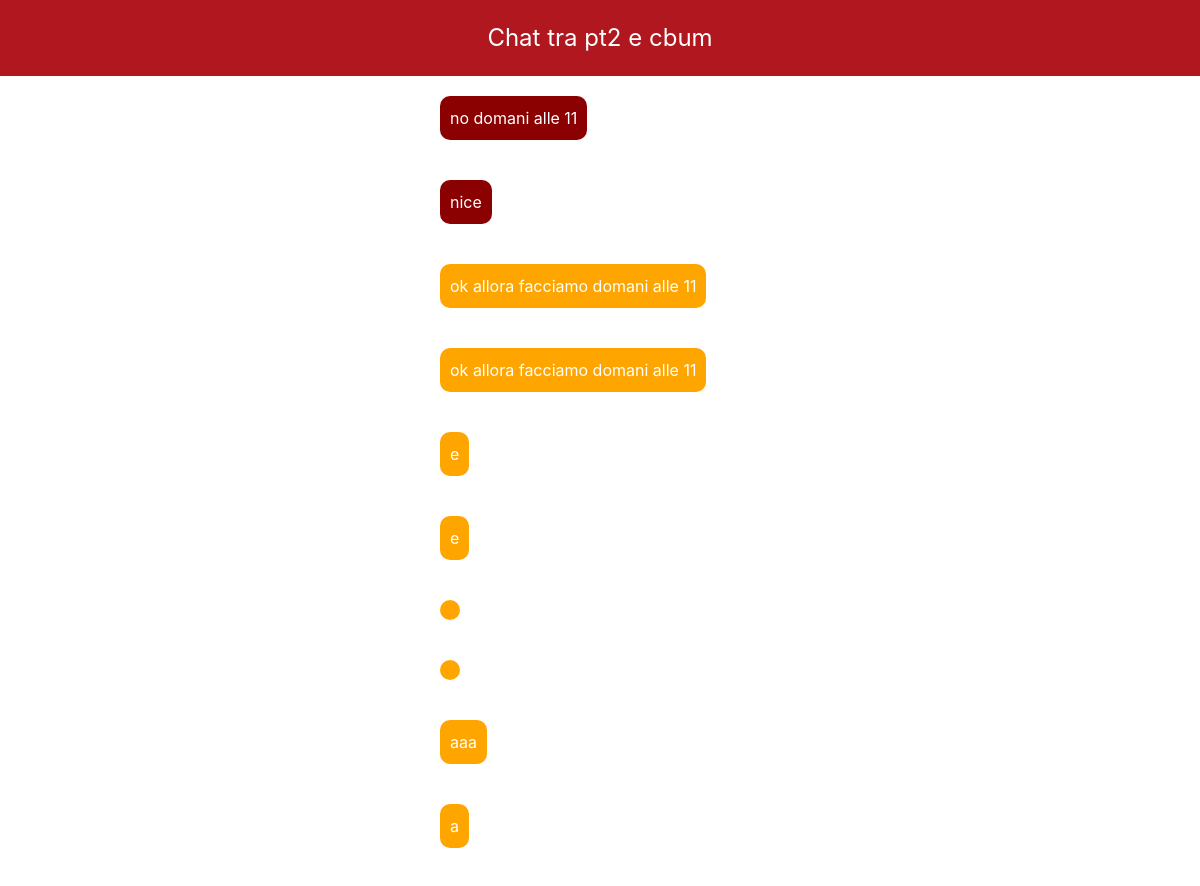
Before: /chat/mostra_chat/3/2/ (signed in, upper part) with the older database file.
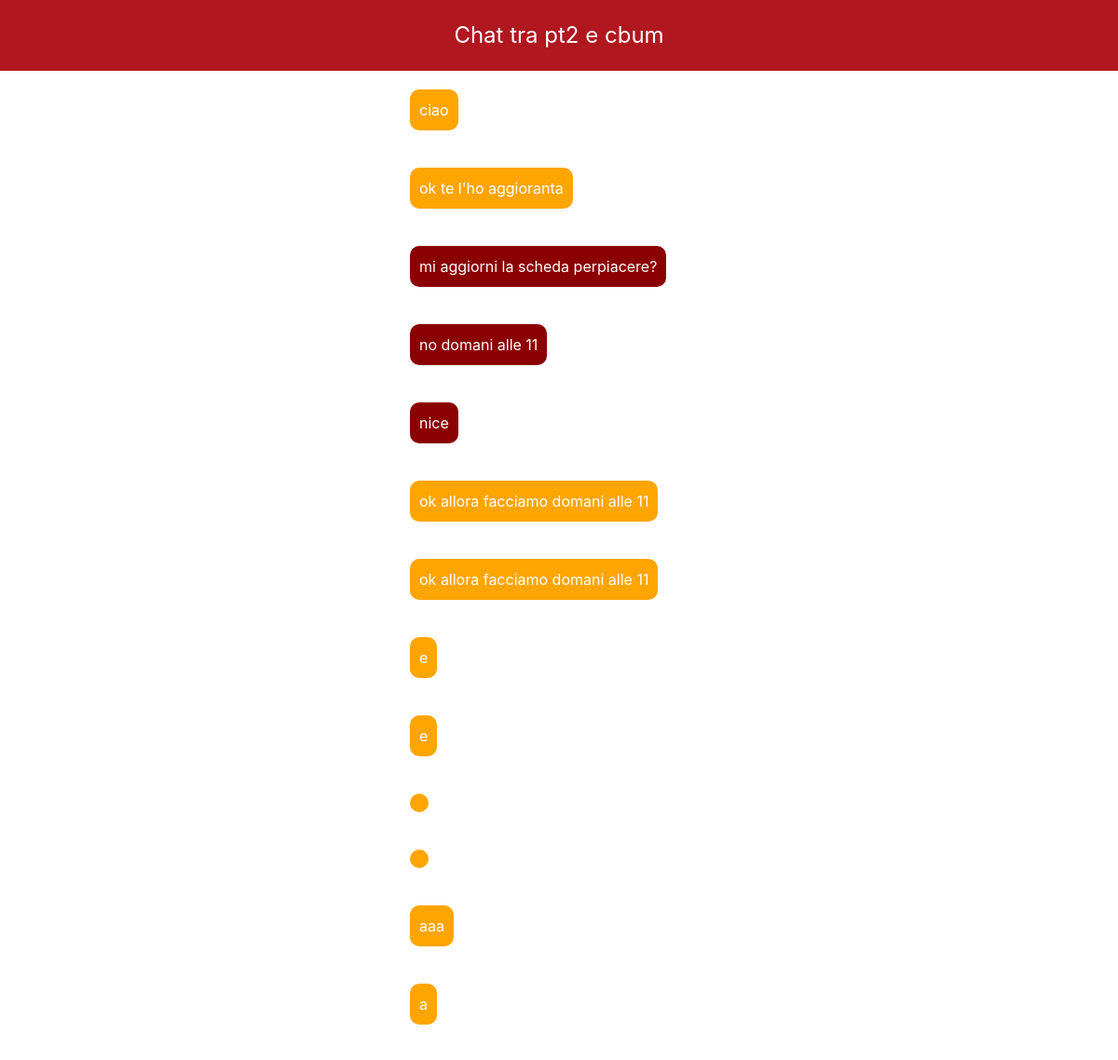
After: the same page with the newer database file.
### Chat/models.py (models this page shows)
class Messaggio(models.Model):
    chat = models.ForeignKey(Chat, on_delete=models.CASCADE)
    testo = models.CharField(max_length=500)
    letto = models.BooleanField(default=False)
    data = models.DateTimeField(auto_now_add=True)
    mittente = models.ForeignKey('Users.MyUser', on_delete=models.CASCADE)

### Chat/views.py (the view, shortened to what this page needs)
# urls.py: path("mostra_chat/<int:u1_pk>/<int:u2_pk>/", chat_utenti, name="mostra_chat"),
@login_required
def chat_utenti(request, u1_pk, u2_pk):
    chat = Chat.objects.filter(utente_1=u1_pk).filter(utente_2=u2_pk).first()
    messaggi = Messaggio.objects.filter(chat=chat).order_by("-data")
    ctx = {"chat": chat, "messaggi": messaggi}
    return render(request, template_name="Chat/mostra_chat.html", context=ctx)

### Chat/templates/Chat/mostra_chat.html (shortened to what this page needs)
{% extends 'base.html' %}
{% load crispy_forms_filters %}
{% load crispy_forms_tags %}
{% block content %}
    <div class="text_red"> Chat tra {{ chat.utente_1.username }} e  {{ chat.utente_2.username }}</div>
        {% if messaggi %}
            <div style="text-align: center">
                {% for messaggio in messaggi %}
                    <div class="chat-container">
                        {% if messaggio.mittente == chat.utente_1 %}
                            <div class="messaggio-inviato"> {{ messaggio.testo }} </div>
                        {% else %}
                            <div class="messaggio-ricevuto"> {{ messaggio.testo }} </div>
                        {% endif %}
                    </div>
                    {% endfor %}
            </div>
        {% else %}
            <br>
            <div class="messaggio-per-utente"> Non ci sono ancora messaggi in questa chat</div>
        {% endif %}
{% endblock %}

Changed rows visible on the page:
added Messaggio: testo "ciao"
added Messaggio: testo "ok te l'ho aggioranta"
added Messaggio: testo "mi aggiorni la scheda perpiacere?"
